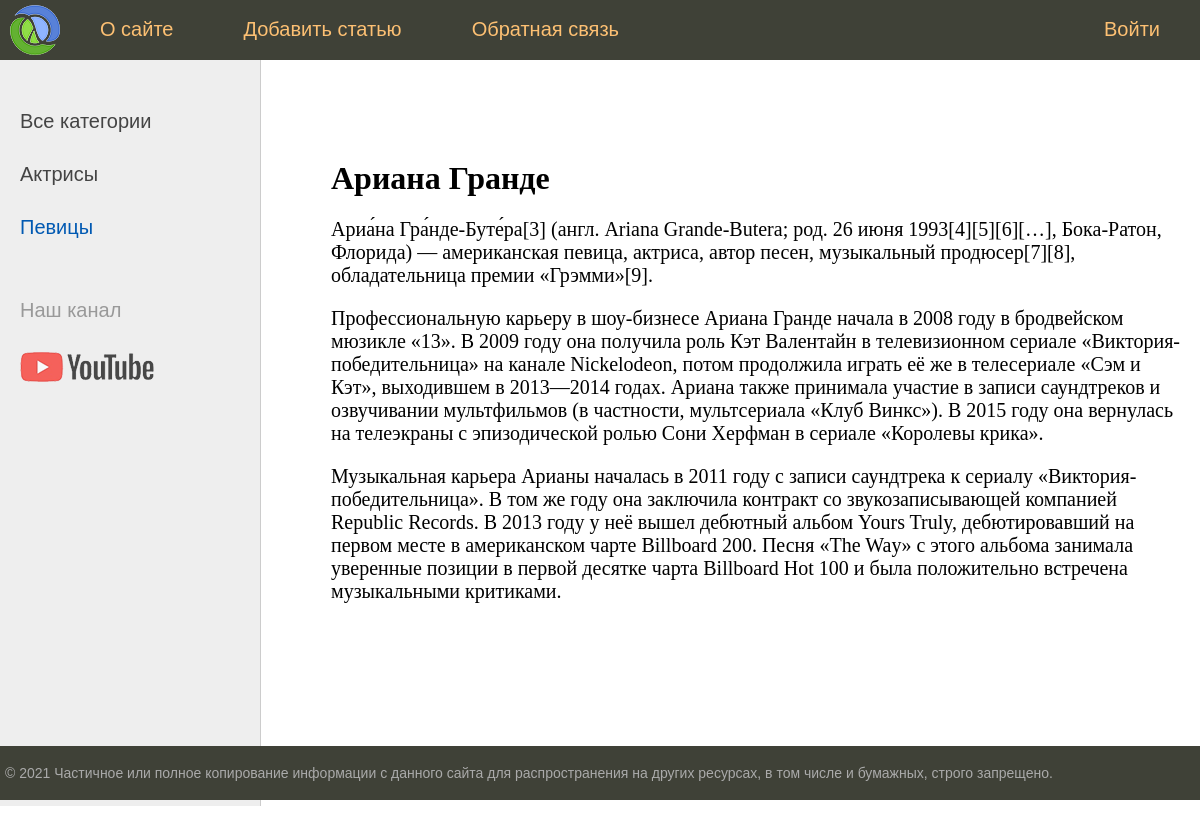
The app's page /post/ariana-grande/ with its own data.
### app1/models.py (models this page shows, shortened)
class Category(models.Model):
    name = models.CharField(max_length=100, db_index=True, verbose_name='Категория')
    slug = models.SlugField(max_length=255, unique=True, db_index=True, verbose_name="URL")
    def get_absolute_url(self):
        return reverse('category', kwargs={'cat_id': self.pk})
    class Meta:
        verbose_name = 'Категория'
        verbose_name_plural = 'Категории'
        ordering = ['id']

class Women(models.Model):
    title = models.CharField(max_length=255, verbose_name='Заголовок')
    slug = models.SlugField(max_length=255, unique=True, db_index=True, verbose_name="URL")
    content = models.TextField(blank=True, verbose_name='Содержание')
    photo = models.ImageField(upload_to="photos/%Y/%m/%d/", blank=True, verbose_name='Фото')
    time_create = models.DateTimeField(auto_now_add=True, verbose_name='Время создания')
    time_update = models.DateTimeField(auto_now=True, verbose_name='Время ихменения')
    is_published = models.BooleanField(default=True, verbose_name='Статус публикации')
    cat = models.ForeignKey('Category', on_delete=models.PROTECT, verbose_name='Категория')
    class Meta:
        verbose_name = 'Известные конфетки'
        verbose_name_plural = 'Известные конфетки'
        ordering = ['time_create', 'title']

### app1/views.py (the view)
# urls.py: path('post/<slug:post_slug>/', show_post, name='post'),
def show_post(request, post_slug):
    post = get_object_or_404(Women, slug=post_slug)
    context = {
        'post': post,
        'menu': menu,
        "title": post.title,
        'cat_selected': post.cat_id,
    }
    return render(request, 'app1/post.html', context)

### app1/templatetags/app1_tags.py (called while the page is built)
@register.inclusion_tag(('app1/list_categories.html'))
def show_categories(sort=None, cat_selected=0):
    if not sort:
        cats = Category.objects.all()
    else:
        cats = Category.objects.order_by(sort)
    return {"cats": cats, "cat_selected": cat_selected}

### app1/templates/app1/post.html (shortened to what this page needs)
{% extends 'app1/base.html' %}
{% block content %}
    <h1>{{ post.title }}</h1>
    {{ post.content|linebreaks }}
{% endblock content %}

### app1/templates/app1/list_categories.html
{% for c in cats %}
    {% if c.pk == cat_selected %}
    <li class="selected">{{ c.name }}</li>
    {% else %}
    <li><a href="{{ c.get_absolute_url }}" >{{ c.name }}</a></li>
    {% endif %}
{% endfor %}

### app1/static/app1/css/styles.css (style rules this page uses)
html, body { font-family: 'Arial'; margin: 0; padding: 0; height: 100%; width: 100%; color: #444; }
a { color: #0059b2; text-decoration: none; }
.left-chapters ul li { margin: 30px 0 0 0; color: #999; }
.left-chapters ul li.selected { color: #0059b2; }
.left-chapters ul li a { color: #444; text-decoration: none; }
.content-text h1 { font-size: 32px; }

### records on screen
Category: name "Актрисы"
Category: name "Певицы"
Women: title "Ариана Гранде", content "Ариа́на Гра́нде-Буте́ра[3] (англ. Ariana Grande-Butera; род. 26 июня 1993[4][5][6][…], Бока-Ратон, Флорида) — американская певица, актриса, автор песен, музыкальный продюсер[7][8], обладательница премии «Грэмми»[9]. Профессиональную карьеру в шоу-бизнесе Ариана Гранде начала в 2008 году в бродвейском мюзикле «13». В 2009 году она получила роль Кэт Валентайн в телевизионном сериале «Виктория-победительница» на канале Nickelodeon, потом продолжила играть её же в телесериале «Сэм и Кэт», выходившем в 2013—2014 годах. Ариана также принимала участие в записи саундтреков и озвучивании мультфильмов (в частности, мультсериала «Клуб Винкс»). В 2015 году она вернулась на телеэкраны с эпизодической…"

### other values on screen
{{ m.title }} "О сайте" "Добавить статью" "Обратная связь"
{{ m.title }} "Войти"
